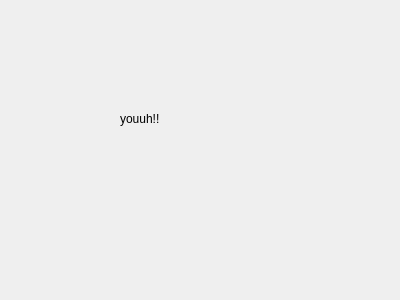
<?xml version="1.0" encoding="UTF-8"?>
<ui version="4.0">
 <class>Form</class>
 <widget class="QWidget" name="Form">
  <property name="geometry">
   <rect>
    <x>0</x>
    <y>0</y>
    <width>400</width>
    <height>300</height>
   </rect>
  </property>
  <property name="windowTitle">
   <string>Form</string>
  </property>
  <widget class="QLabel" name="label">
   <property name="geometry">
    <rect>
     <x>120</x>
     <y>110</y>
     <width>67</width>
     <height>17</height>
    </rect>
   </property>
   <property name="text">
    <string>youuh!!</string>
   </property>
  </widget>
 </widget>
 <resources/>
 <connections/>
</ui>
